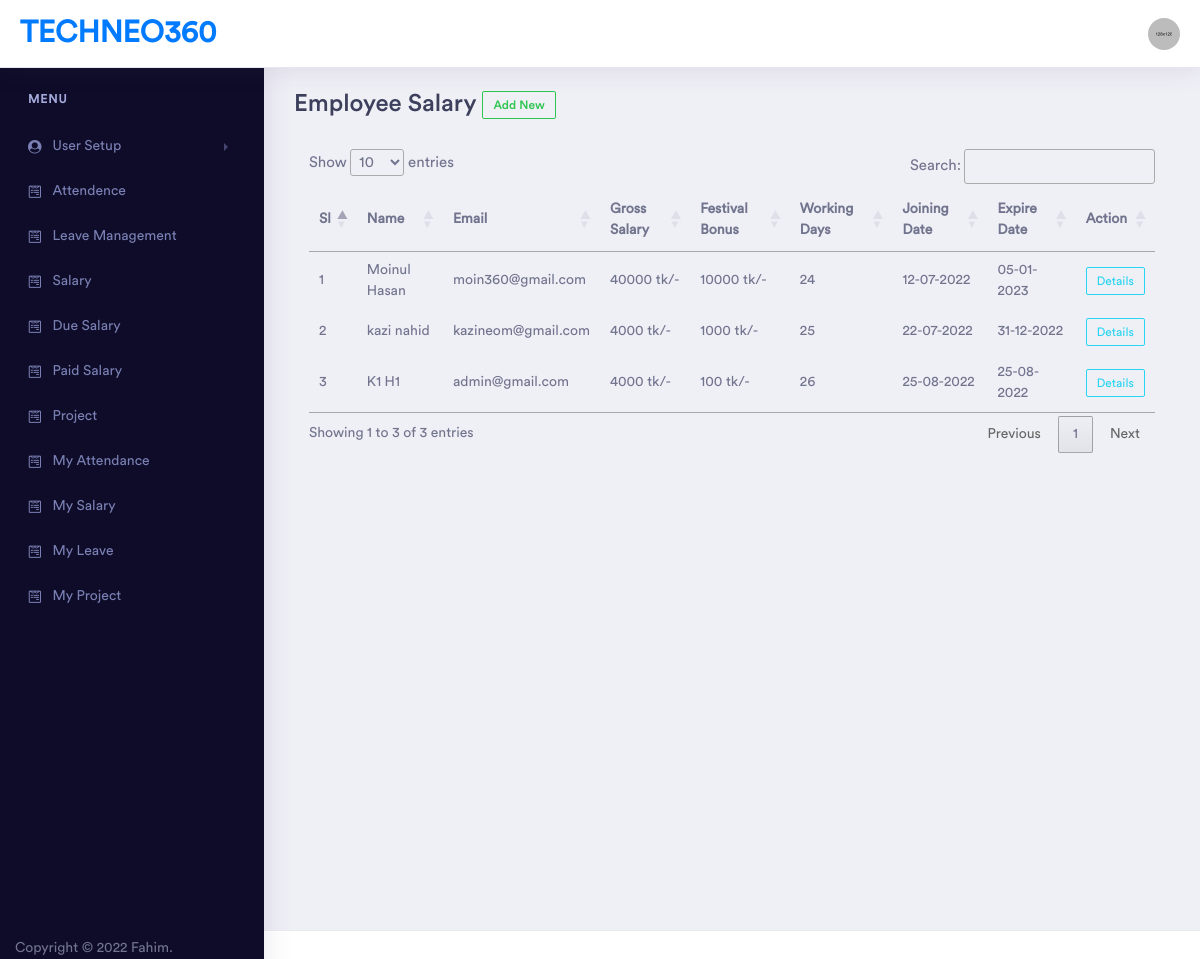
Page /salary.php (signed in) on the committed database.
### tables this page shows
CREATE TABLE `users` (
  `id` int(11) NOT NULL,
  `first_name` varchar(128) NOT NULL,
  `last_name` varchar(128) NOT NULL,
  `phone_number` varchar(128) NOT NULL,
  `username` varchar(128) NOT NULL,
  `email` varchar(128) NOT NULL,
  `password` varchar(128) NOT NULL,
  `created_at` datetime DEFAULT NULL,
  `updated_at` datetime DEFAULT current_timestamp(),
  `role` varchar(128) NOT NULL DEFAULT 'employee',
  `address` text DEFAULT NULL
);

CREATE TABLE `salary` (
  `id` int(11) NOT NULL,
  `employee_id` int(128) NOT NULL,
  `expire_date` date DEFAULT NULL,
  `total_salary` int(11) NOT NULL,
  `join_date` date DEFAULT current_timestamp(),
  `medical_allowance` int(255) NOT NULL,
  `house_rent` int(255) NOT NULL,
  `travel_allowance` int(255) NOT NULL,
  `basic_salary` int(255) NOT NULL,
  `working_days` int(255) NOT NULL,
  `deduction_rate` int(11) NOT NULL,
  `status` enum('active','cancel') NOT NULL DEFAULT 'active',
  `bonus` int(11) NOT NULL,
  `provident_fund` int(11) NOT NULL,
  `professional_tax` int(11) NOT NULL
);

### salary.php (the view, shortened to what this page needs)
<?php
if (isset($_SESSION['access'])) {
    $user_level = $_SESSION['level'];
    include 'partials/connection.php';
    include 'partials/header.php';
    include 'partials/sidebar.php';
    if ($user_level != 'employee') {
?>
        <div class="dashboard-wrapper">
            <div class="dashboard-ecommerce">
                <div class="container-fluid dashboard-content ">
                    <div class="row">
                        <div class="col-xl-12 col-lg-12 col-md-12 col-sm-12 col-12">
                            <div class="page-header">
                                <h1 class="pageheader-title">Employee Salary
                                    <span>
                                        <a href="create_salary.php" class="btn btn-xs btn-outline-success">Add New</a>
                                    </span>
                                </h1>
                            </div>
                            <div class="container">
                                <table id="myTable">
                                    <thead>
                                        <tr>
                                            <th>Sl</th>
                                            <th>Name</th>
                                            <th>Email</th>
                                            <th>Gross Salary</th>
                                            <th>Festival Bonus</th>
                                            <th>Working Days</th>
                                            <th>Joining Date</th>
                                            <th>Expire Date</th>
                                            <th>Action</th>
                                        </tr>
                                    </thead>
                                    <tbody>
                                        <?php
                                        $all_users = mysqli_query($conn, "SELECT users.*,salary.total_salary,salary.bonus,salary.working_days,salary.id as salary_id ,salary.join_date,salary.expire_date FROM users LEFT JOIN salary on users.id = salary.employee_id where salary.status='active'");
                                        $sl = 0;
                                        while ($fetch = mysqli_fetch_assoc($all_users)) {
                                            $sl++;
                                            $full_name = $fetch['first_name'] . ' ' . $fetch['last_name'];
                                            $total_salary = $fetch['total_salary'];
                                            $id = $fetch['salary_id'];
                                            $emp_id = $fetch['id'];
                                            $bonus = $fetch['bonus'];
                                            $email = $fetch['email'];
                                            $working_days = $fetch['working_days'];
                                            $expire_date = date("d-m-Y", strtotime($fetch['expire_date']));
                                            $join_date = date("d-m-Y", strtotime($fetch['join_date']));
                                        ?>
                                            <tr>
                                                <td><?= $sl ?></td>
                                                <td><?= $full_name ?></td>
                                                <td><?= $email ?></td>
                                                <td><?= $total_salary ?> tk/-</td>
                                                <td><?= $bonus ?> tk/-</td>
                                                <td><?= $working_days ?></td>
                                                <td><?= $join_date ?></td>
                                                <td><?= $expire_date ?></td>
                                                <td><a href="salary_detail.php?sal_id=<?= $id ?>&&id=<?= $emp_id ?>" class="btn btn-xs btn-outline-info">Details</a></td>
                                            </tr>
                                        <?php } ?>
                                    </tbody>
                                </table>
                            </div>
                        </div>
                    </div>
                </div>
            </div>
        </div>
        </div>
    <?php
        include 'partials/footer.php';
    }
    ?>
    </body>
    </html>
<?php
} else {
    echo "<script>document.location.href='login.php';</script>";
}
?>

### rows in the picture
users: full_name "Moinul Hasan", email "moin360@gmail.com", salary.total_salary "40000", salary.bonus "10000", salary.working_days "24", salary.join_date "12-07-2022", salary.expire_date "05-01-2023"
users: full_name "kazi nahid", email "kazineom@gmail.com", salary.total_salary "4000", salary.bonus "1000", salary.working_days "25", salary.join_date "22-07-2022", salary.expire_date "31-12-2022"
users: full_name "K1 H1", email "admin@gmail.com", salary.total_salary "4000", salary.bonus "100", salary.working_days "26", salary.join_date "25-08-2022", salary.expire_date "25-08-2022"
